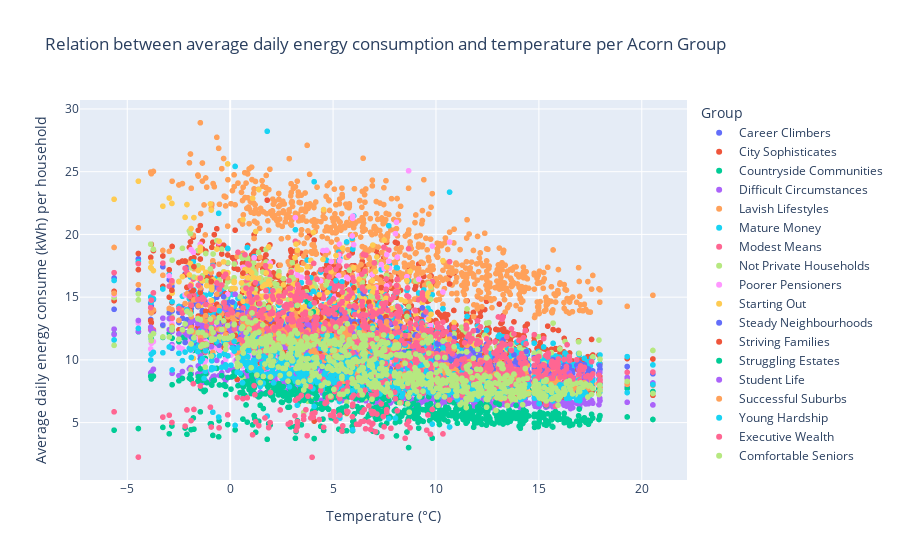

Source (notebook cell):
### Code cell
#Relation between average daily energy consumption and temperature per Acorn Group

#Load weather daily dataset
weather_daily = pd.read_csv('weather_daily_darksky.csv')

#Convert date in weather daily dataframe to day
weather_daily['date'] = pd.DatetimeIndex(weather_daily["time"]).to_period('D')

#Convert date in daily energy dataframe to day
daily_consumption_group['date'] = pd.DatetimeIndex(daily_consumption_group['date_']).to_period('D')

#Create subdataframe with daily energy consumption and weather variables
df1 = weather_daily.groupby('date')[['temperatureMin','cloudCover','uvIndex']].mean().reset_index()
df2 = daily_consumption_group.groupby(['date','acorn_group_detail'])[['day_avg_consumption']].mean().reset_index()

#Merge daily energy consumption and weather dataset 
daily_with_weather = pd.merge(df2,df1,on = 'date',how = 'left')

fig = px.scatter(daily_with_weather,
                 x= daily_with_weather['temperatureMin'],
                 y= daily_with_weather['day_avg_consumption'],
                 color= daily_with_weather['acorn_group_detail'],
                 title="Relation between average daily energy consumption and temperature per Acorn Group",
                 labels={'acorn_group_detail':'Group', 'day_avg_consumption':"Average daily energy consume (kWh) per household",'temperatureMin':"Temperature (°C)"}
)
fig.show()

### Figure 1 — Plotly figure (JSON) as saved in the notebook; plotly's stock layout.template omitted (floating-point values rounded to 4 significant figures; data arrays with more than 128 entries replaced by an {"elided": "..."} marker saying what was removed)
{"data": [{"hovertemplate": "Group=Career Climbers<br>Temperature (°C)=%{x}<br>Average daily energy consume (kWh) per household=%{y}<extra></extra>", "legendgroup": "Career Climbers", "marker": {"color": "#636efa", "symbol": "circle"}, "mode": "markers", "name": "Career Climbers", "showlegend": true, "type": "scattergl", "x": {"elided": "806 float values"}, "xaxis": "x", "y": {"elided": "806 float values"}, "yaxis": "y"}, {"hovertemplate": "Group=City Sophisticates<br>Temperature (°C)=%{x}<br>Average daily energy consume (kWh) per household=%{y}<extra></extra>", "legendgroup": "City Sophisticates", "marker": {"color": "#EF553B", "symbol": "circle"}, "mode": "markers", "name": "City Sophisticates", "showlegend": true, "type": "scattergl", "x": {"elided": "806 float values"}, "xaxis": "x", "y": {"elided": "806 float values"}, "yaxis": "y"}, {"hovertemplate": "Group=Countryside Communities<br>Temperature (°C)=%{x}<br>Average daily energy consume (kWh) per household=%{y}<extra></extra>", "legendgroup": "Countryside Communities", "marker": {"color": "#00cc96", "symbol": "circle"}, "mode": "markers", "name": "Countryside Communities", "showlegend": true, "type": "scattergl", "x": {"elided": "806 float values"}, "xaxis": "x", "y": {"elided": "806 float values"}, "yaxis": "y"}, {"hovertemplate": "Group=Difficult Circumstances<br>Temperature (°C)=%{x}<br>Average daily energy consume (kWh) per household=%{y}<extra></extra>", "legendgroup": "Difficult Circumstances", "marker": {"color": "#ab63fa", "symbol": "circle"}, "mode": "markers", "name": "Difficult Circumstances", "showlegend": true, "type": "scattergl", "x": {"elided": "806 float values"}, "xaxis": "x", "y": {"elided": "806 float values"}, "yaxis": "y"}, {"hovertemplate": "Group=Lavish Lifestyles<br>Temperature (°C)=%{x}<br>Average daily energy consume (kWh) per household=%{y}<extra></extra>", "legendgroup": "Lavish Lifestyles", "marker": {"color": "#FFA15A", "symbol": "circle"}, "mode": "markers", "name": "Lavish Lifestyles", "showlegend": true, "type": "scattergl", "x": {"elided": "806 float values"}, "xaxis": "x", "y": {"elided": "806 float values"}, "yaxis": "y"}, {"hovertemplate": "Group=Mature Money<br>Temperature (°C)=%{x}<br>Average daily energy consume (kWh) per household=%{y}<extra></extra>", "legendgroup": "Mature Money", "marker": {"color": "#19d3f3", "symbol": "circle"}, "mode": "markers", "name": "Mature Money", "showlegend": true, "type": "scattergl", "x": {"elided": "806 float values"}, "xaxis": "x", "y": {"elided": "806 float values"}, "yaxis": "y"}, {"hovertemplate": "Group=Modest Means<br>Temperature (°C)=%{x}<br>Average daily energy consume (kWh) per household=%{y}<extra></extra>", "legendgroup": "Modest Means", "marker": {"color": "#FF6692", "symbol": "circle"}, "mode": "markers", "name": "Modest Means", "showlegend": true, "type": "scattergl", "x": {"elided": "806 float values"}, "xaxis": "x", "y": {"elided": "806 float values"}, "yaxis": "y"}, {"hovertemplate": "Group=Not Private Households<br>Temperature (°C)=%{x}<br>Average daily energy consume (kWh) per household=%{y}<extra></extra>", "legendgroup": "Not Private Households", "marker": {"color": "#B6E880", "symbol": "circle"}, "mode": "markers", "name": "Not Private Households", "showlegend": true, "type": "scattergl", "x": {"elided": "806 float values"}, "xaxis": "x", "y": {"elided": "806 float values"}, "yaxis": "y"}, {"hovertemplate": "Group=Poorer Pensioners<br>Temperature (°C)=%{x}<br>Average daily energy consume (kWh) per household=%{y}<extra></extra>", "legendgroup": "Poorer Pensioners", "marker": {"color": "#FF97FF", "symbol": "circle"}, "mode": "markers", "name": "Poorer Pensioners", "showlegend": true, "type": "scattergl", "x": {"elided": "806 float values"}, "xaxis": "x", "y": {"elided": "806 float values"}, "yaxis": "y"}, {"hovertemplate": "Group=Starting Out<br>Temperature (°C)=%{x}<br>Average daily energy consume (kWh) per household=%{y}<extra></extra>", "legendgroup": "Starting Out", "marker": {"color": "#FECB52", "symbol": "circle"}, "mode": "markers", "name": "Starting Out", "showlegend": true, "type": "scattergl", "x": {"elided": "806 float values"}, "xaxis": "x", "y": {"elided": "806 float values"}, "yaxis": "y"}, {"hovertemplate": "Group=Steady Neighbourhoods <br>Temperature (°C)=%{x}<br>Average daily energy consume (kWh) per household=%{y}<extra></extra>", "legendgroup": "Steady Neighbourhoods ", "marker": {"color": "#636efa", "symbol": "circle"}, "mode": "markers", "name": "Steady Neighbourhoods ", "showlegend": true, "type": "scattergl", "x": {"elided": "806 float values"}, "xaxis": "x", "y": {"elided": "806 float values"}, "yaxis": "y"}, {"hovertemplate": "Group=Striving Families<br>Temperature (°C)=%{x}<br>Average daily energy consume (kWh) per household=%{y}<extra></extra>", "legendgroup": "Striving Families", "marker": {"color": "#EF553B", "symbol": "circle"}, "mode": "markers", "name": "Striving Families", "showlegend": true, "type": "scattergl", "x": {"elided": "806 float values"}, "xaxis": "x", "y": {"elided": "806 float values"}, "yaxis": "y"}, {"hovertemplate": "Group=Struggling Estates<br>Temperature (°C)=%{x}<br>Average daily energy consume (kWh) per household=%{y}<extra></extra>", "legendgroup": "Struggling Estates", "marker": {"color": "#00cc96", "symbol": "circle"}, "mode": "markers", "name": "Struggling Estates", "showlegend": true, "type": "scattergl", "x": {"elided": "806 float values"}, "xaxis": "x", "y": {"elided": "806 float values"}, "yaxis": "y"}, {"hovertemplate": "Group=Student Life<br>Temperature (°C)=%{x}<br>Average daily energy consume (kWh) per household=%{y}<extra></extra>", "legendgroup": "Student Life", "marker": {"color": "#ab63fa", "symbol": "circle"}, "mode": "markers", "name": "Student Life", "showlegend": true, "type": "scattergl", "x": {"elided": "806 float values"}, "xaxis": "x", "y": {"elided": "806 float values"}, "yaxis": "y"}, {"hovertemplate": "Group=Successful Suburbs<br>Temperature (°C)=%{x}<br>Average daily energy consume (kWh) per household=%{y}<extra></extra>", "legendgroup": "Successful Suburbs", "marker": {"color": "#FFA15A", "symbol": "circle"}, "mode": "markers", "name": "Successful Suburbs", "showlegend": true, "type": "scattergl", "x": {"elided": "806 float values"}, "xaxis": "x", "y": {"elided": "806 float values"}, "yaxis": "y"}, {"hovertemplate": "Group=Young Hardship<br>Temperature (°C)=%{x}<br>Average daily energy consume (kWh) per household=%{y}<extra></extra>", "legendgroup": "Young Hardship", "marker": {"color": "#19d3f3", "symbol": "circle"}, "mode": "markers", "name": "Young Hardship", "showlegend": true, "type": "scattergl", "x": {"elided": "806 float values"}, "xaxis": "x", "y": {"elided": "806 float values"}, "yaxis": "y"}, {"hovertemplate": "Group=Executive Wealth<br>Temperature (°C)=%{x}<br>Average daily energy consume (kWh) per household=%{y}<extra></extra>", "legendgroup": "Executive Wealth", "marker": {"color": "#FF6692", "symbol": "circle"}, "mode": "markers", "name": "Executive Wealth", "showlegend": true, "type": "scattergl", "x": {"elided": "797 float values"}, "xaxis": "x", "y": {"elided": "797 float values"}, "yaxis": "y"}, {"hovertemplate": "Group=Comfortable Seniors<br>Temperature (°C)=%{x}<br>Average daily energy consume (kWh) per household=%{y}<extra></extra>", "legendgroup": "Comfortable Seniors", "marker": {"color": "#B6E880", "symbol": "circle"}, "mode": "markers", "name": "Comfortable Seniors", "showlegend": true, "type": "scattergl", "x": {"elided": "766 float values"}, "xaxis": "x", "y": {"elided": "766 float values"}, "yaxis": "y"}], "layout": {"legend": {"title": {"text": "Group"}, "tracegroupgap": 0}, "title": {"text": "Relation between average daily energy consumption and temperature per Acorn Group"}, "xaxis": {"anchor": "y", "domain": [0, 1], "title": {"text": "Temperature (°C)"}}, "yaxis": {"anchor": "x", "domain": [0, 1], "title": {"text": "Average daily energy consume (kWh) per household"}}}}
